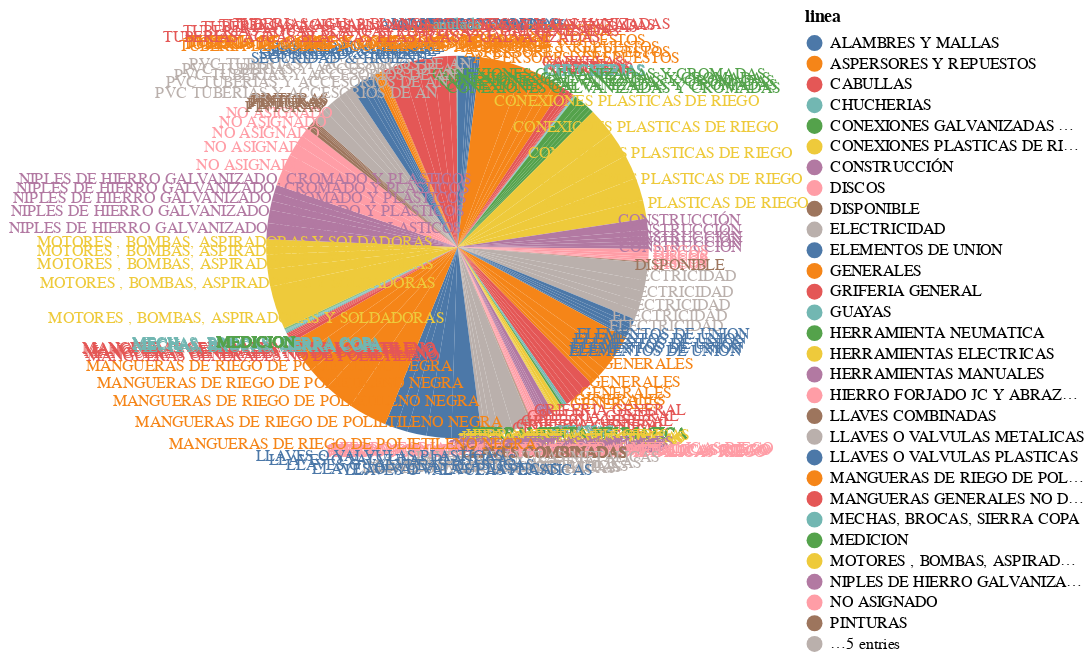

Write notebook code for a chart like this one.
### Code cell
base = alt.Chart(df_ventas_linea_mont).encode(
    theta=alt.Theta("monto_dolar:Q", stack=True), color=alt.Color("linea:N")
)

pie = base.mark_arc(outerRadius=120)
text = base.mark_text(radius=140, size=10).encode(text="linea:N")

pie + text

### Figure 1 — Vega-Lite specification as saved in the notebook (floating-point values rounded to 4 significant figures; data arrays with more than 128 entries replaced by an {"elided": "..."} marker saying what was removed)
{"config": {"view": {"continuousWidth": 400, "continuousHeight": 300}}, "layer": [{"mark": {"type": "arc", "outerRadius": 120}, "encoding": {"color": {"field": "linea", "type": "nominal"}, "theta": {"field": "monto_dolar", "stack": true, "type": "quantitative"}}}, {"mark": {"type": "text", "radius": 140, "size": 10}, "encoding": {"color": {"field": "linea", "type": "nominal"}, "text": {"field": "linea", "type": "nominal"}, "theta": {"field": "monto_dolar", "stack": true, "type": "quantitative"}}}], "data": {"name": "data-5e3543f6eb4e9ac1fb6cdf1c6f33b88f"}, "$schema": "https://vega.github.io/schema/vega-lite/v4.17.0.json", "datasets": {"data-5e3543f6eb4e9ac1fb6cdf1c6f33b88f": {"elided": "160 records"}}}
